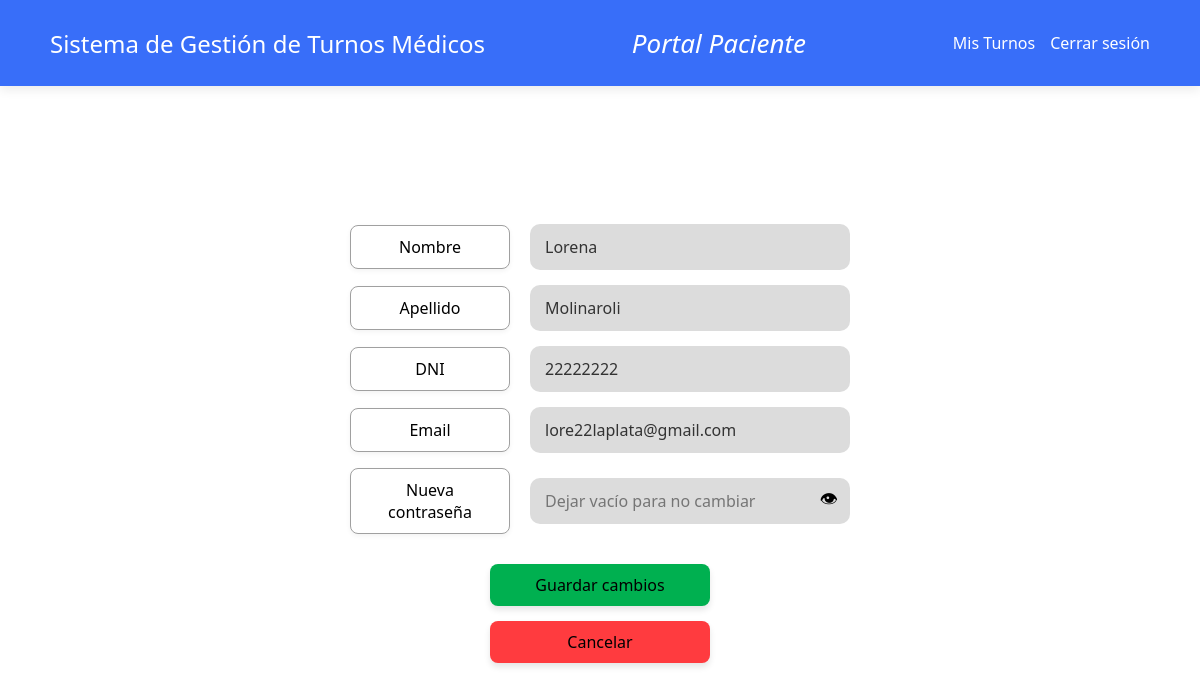
The page /editar-paciente/ (signed in) on the database its author committed.
### turnos/models.py (models this page shows, shortened)
class Paciente(models.Model):
    nombre = models.CharField(max_length=100)
    apellido = models.CharField(max_length=100)
    dni = models.CharField(max_length=20, unique=True)
    email = models.EmailField(unique=True)
    contrasena = models.CharField(max_length=255) # Para guardar la clave encriptada

### turnos/views.py (the view, shortened to what this page needs)
# urls.py: path('editar-paciente/', views.editar_paciente, name='editar_paciente'),
def editar_paciente(request):
    paciente_id = request.session.get('paciente_id')
    if not paciente_id:
        return redirect('ingreso_paciente')
    paciente = Paciente.objects.get(id=paciente_id)
    return render(request, 'turnos/editar_paciente.html', {'paciente': paciente})

### turnos/templates/turnos/editar_paciente.html (shortened to what this page needs)
<!DOCTYPE html>
<html lang="es">
<head>
</head>
<body>
    <header>
        <div class="logo-titulo">Sistema de Gestión de Turnos Médicos</div>
        <div class="subtitulo-portal">Portal Paciente</div>
        <div style="display: flex; gap: 15px;">
            <a href="{% url 'lista_turnos' %}" style="color: white; text-decoration: none; font-size: 16px;">Mis Turnos</a>
            <a href="{% url 'cerrar_sesion' %}" style="color: white; text-decoration: none; font-size: 16px;">Cerrar sesión</a>
        </div>
    </header>
    <div class="contenedor-formulario">
        <form action="{% url 'editar_paciente' %}" method="POST">
            <div class="fila-campo">
                <div class="etiqueta-caja">Nombre</div>
                <input type="text" name="nombre" value="{{ paciente.nombre }}" class="caja-entrada" required>
            </div>
            <div class="fila-campo">
                <div class="etiqueta-caja">Apellido</div>
                <input type="text" name="apellido" value="{{ paciente.apellido }}" class="caja-entrada" required>
            </div>
            <div class="fila-campo">
                <div class="etiqueta-caja">DNI</div>
                <input type="text" value="{{ paciente.dni }}" class="caja-entrada" disabled>
            </div>
            <div class="fila-campo">
                <div class="etiqueta-caja">Email</div>
                <input type="email" name="email" value="{{ paciente.email }}" class="caja-entrada" required>
            </div>
            <div class="fila-campo">
                <div class="etiqueta-caja">Nueva contraseña</div>
                <div style="position: relative; flex: 1;">
                    <input type="password" id="nueva_contrasena" name="nueva_contrasena" class="caja-entrada" style="width: 100%; padding-right: 45px;" placeholder="Dejar vacío para no cambiar">
                    <span onclick="togglePassword('nueva_contrasena')" style="position: absolute; right: 12px; top: 50%; transform: translateY(-50%); cursor: pointer; font-size: 18px;">👁</span>
                </div>
            </div>
            <button type="submit" class="btn-accion btn-guardar">Guardar cambios</button>
            <a href="{% url 'lista_turnos' %}" class="btn-accion btn-cancelar">Cancelar</a>
        </form>
    </div>
</body>
</html>

### turnos/templates/turnos/editar_paciente.html (style rules this page uses)
* { margin: 0; padding: 0; box-sizing: border-box; font-family: 'Segoe UI', Tahoma, Geneva, Verdana, sans-serif; }
body { background-color: #FFFFFF; height: 100vh; display: flex; flex-direction: column; overflow-x: hidden; }
header { background-color: #386EF9; width: 100%; padding: 25px 50px; display: flex; justify-content: space-between; align-items: center; box-shadow: 0 4px 10px rgba(0, 0, 0, 0.08); }
.logo-titulo { font-size: 24px; font-weight: 500; color: #FFFFFF; }
.subtitulo-portal { font-size: 26px; font-style: italic; font-weight: 500; color: #FFFFFF; }
.contenedor-formulario { flex: 1; display: flex; flex-direction: column; justify-content: center; align-items: center; padding: 40px 0; }
form { display: flex; flex-direction: column; align-items: center; gap: 15px; width: 100%; max-width: 500px; }
.fila-campo { display: flex; align-items: center; width: 100%; gap: 20px; }
.etiqueta-caja { background-color: #FFFFFF; border: 1px solid #A0A0A0; color: #000000; padding: 10px 15px; border-radius: 8px; font-size: 16px; width: 160px; text-align: center; box-shadow: 0 2px 5px rgba(0,0,0,0.05); }
.caja-entrada { background-color: #DCDCDC; border: none; padding: 12px 15px; border-radius: 10px; font-size: 16px; flex: 1; outline: none; color: #333333; }
.btn-accion { border: none; font-size: 16px; font-weight: 500; padding: 10px 0; border-radius: 8px; width: 220px; cursor: pointer; text-align: center; text-decoration: none; color: #000000; box-shadow: 0 4px 6px rgba(0,0,0,0.1); transition: transform 0.1s ease, filter 0.2s ease; }
.btn-guardar { background-color: #00B050; margin-top: 15px; }
.btn-cancelar { background-color: #FF3B3F; }

### rows shown on the page
Paciente: nombre "Lorena", apellido "Molinaroli", dni "22222222", email "lore22laplata@gmail.com"
